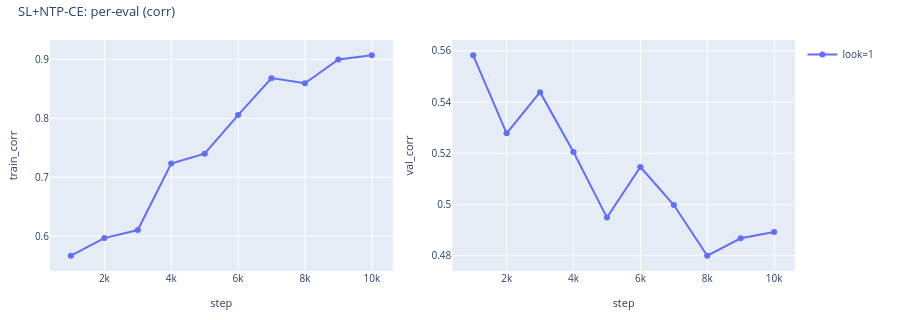
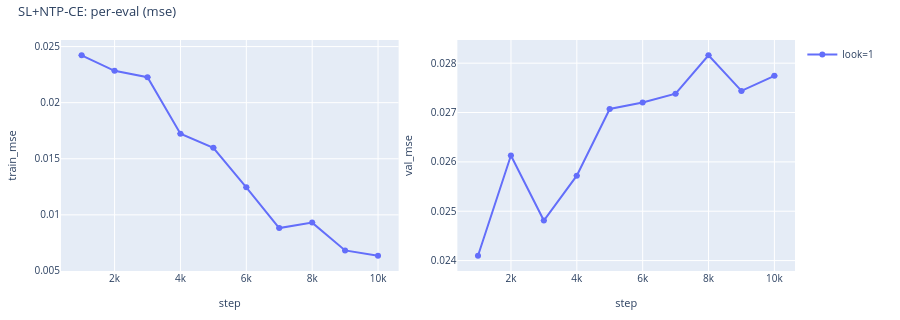
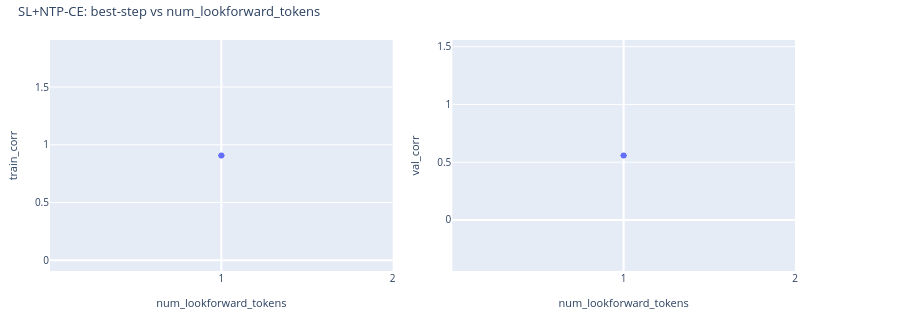

Notebook code for these charts, in order:
### Markdown cell above
## SL+NTP-CE (token-level cross-entropy supervised)

Drop-in CE baseline for SL/MSE. Full-param fine-tunes the pretrained
`AutoModelForCausalLM` with cross-entropy on the lookahead token id (K=1
only). Validation reuses the projection from `ntp_baseline.py`:
`softmax(logits) @ label_projector` → MSE, so `sl_ce` lands in the same
target space as SL/GRPO/RLOO/MaxRL and is directly comparable.

### Code cell
sl_ce = CorpusRegressionAnalysisConfig.from_sl_ce_sweep(
    artifacts_root=ARTIFACTS, num_samples=NUM_SAMPLES, label_type=LABEL_TYPE,
    normalize_labels=NORMALIZE_LABELS, label_range=LABEL_RANGE,
    train_from_scratch=TRAIN_FROM_SCRATCH,
)
if sl_ce is None:
    print("SL+NTP-CE: no artifacts")
else:
    sl_ce.describe("SL+NTP-CE")
    print(sl_ce.summarize(metric="corr"))
    print(sl_ce.summarize(metric="mse"))
    display(
        sl_ce.plot_vs_eval(
            "corr",
            title="SL+NTP-CE: per-eval (corr)",
            show_seed_bar=True,
            save_path=WRITEUP_ASSETS / "sl_ce_per_eval_corr.html",
        )
    )
    display(
        sl_ce.plot_vs_eval(
            "mse",
            title="SL+NTP-CE: per-eval (mse)",
            show_seed_bar=True,
            save_path=WRITEUP_ASSETS / "sl_ce_per_eval_mse.html",
        )
    )
    display(
        sl_ce.plot_vs_lookforward(
            title="SL+NTP-CE: best-step vs num_lookforward_tokens",
            x_scale="uniform",
            show_seed_bar=True,
            save_path=WRITEUP_ASSETS / "sl_ce_vs_lookforward.html",
        )
    )

### Figure 1 — Plotly figure (JSON) as saved in the notebook; plotly's stock layout.template omitted (floating-point values rounded to 4 significant figures)
{"data": [{"customdata": [[1, 1], [1, 1], [1, 1], [1, 1], [1, 1], [1, 1], [1, 1], [1, 1], [1, 1], [1, 1]], "error_y": {"array": [0, 0, 0, 0, 0, 0, 0, 0, 0, 0], "arrayminus": [0, 0, 0, 0, 0, 0, 0, 0, 0, 0], "symmetric": false, "thickness": 1, "type": "data", "width": 3}, "hovertemplate": "step: %{x}<br>train_corr: %{y}<br>num_lookforward_tokens: %{customdata[0]}<br>n_seeds: %{customdata[1]}<extra>look=1</extra>", "legendgroup": "look=1", "line": {"color": "#636EFA"}, "marker": {"color": "#636EFA"}, "mode": "lines+markers", "name": "look=1", "showlegend": true, "type": "scatter", "x": [999, 1999, 2999, 3999, 4999, 5999, 6999, 7999, 8999, 9999], "xaxis": "x", "y": [0.5667, 0.5966, 0.6103, 0.7233, 0.7398, 0.8054, 0.8682, 0.8594, 0.8998, 0.9069], "yaxis": "y"}, {"customdata": [[1, 1], [1, 1], [1, 1], [1, 1], [1, 1], [1, 1], [1, 1], [1, 1], [1, 1], [1, 1]], "error_y": {"array": [0, 0, 0, 0, 0, 0, 0, 0, 0, 0], "arrayminus": [0, 0, 0, 0, 0, 0, 0, 0, 0, 0], "symmetric": false, "thickness": 1, "type": "data", "width": 3}, "hovertemplate": "step: %{x}<br>val_corr: %{y}<br>num_lookforward_tokens: %{customdata[0]}<br>n_seeds: %{customdata[1]}<extra>look=1</extra>", "legendgroup": "look=1", "line": {"color": "#636EFA"}, "marker": {"color": "#636EFA"}, "mode": "lines+markers", "name": "look=1", "showlegend": false, "type": "scatter", "x": [999, 1999, 2999, 3999, 4999, 5999, 6999, 7999, 8999, 9999], "xaxis": "x2", "y": [0.5582, 0.5278, 0.5439, 0.5205, 0.4949, 0.5147, 0.4998, 0.4801, 0.4869, 0.4893], "yaxis": "y2"}], "layout": {"font": {"size": 11}, "height": 320, "legend": {"font": {"size": 10}, "x": 1.01, "xanchor": "left", "y": 1, "yanchor": "top"}, "margin": {"b": 40, "l": 50, "r": 105, "t": 40}, "title": {"font": {"size": 13}, "text": "SL+NTP-CE: per-eval (corr)", "x": 0.02, "xanchor": "left", "y": 0.98, "yanchor": "top"}, "xaxis": {"anchor": "y", "domain": [0, 0.46], "tickfont": {"size": 10}, "title": {"font": {"size": 11}, "text": "step"}}, "xaxis2": {"anchor": "y2", "domain": [0.54, 1], "tickfont": {"size": 10}, "title": {"font": {"size": 11}, "text": "step"}}, "yaxis": {"anchor": "x", "domain": [0, 1], "tickfont": {"size": 10}, "title": {"font": {"size": 11}, "text": "train_corr"}}, "yaxis2": {"anchor": "x2", "domain": [0, 1], "tickfont": {"size": 10}, "title": {"font": {"size": 11}, "text": "val_corr"}}}}

### Figure 2 — Plotly figure (JSON) as saved in the notebook; plotly's stock layout.template omitted (floating-point values rounded to 4 significant figures)
{"data": [{"customdata": [[1, 1], [1, 1], [1, 1], [1, 1], [1, 1], [1, 1], [1, 1], [1, 1], [1, 1], [1, 1]], "error_y": {"array": [0, 0, 0, 0, 0, 0, 0, 0, 0, 0], "arrayminus": [0, 0, 0, 0, 0, 0, 0, 0, 0, 0], "symmetric": false, "thickness": 1, "type": "data", "width": 3}, "hovertemplate": "step: %{x}<br>train_mse: %{y}<br>num_lookforward_tokens: %{customdata[0]}<br>n_seeds: %{customdata[1]}<extra>look=1</extra>", "legendgroup": "look=1", "line": {"color": "#636EFA"}, "marker": {"color": "#636EFA"}, "mode": "lines+markers", "name": "look=1", "showlegend": true, "type": "scatter", "x": [999, 1999, 2999, 3999, 4999, 5999, 6999, 7999, 8999, 9999], "xaxis": "x", "y": [0.02422, 0.02284, 0.02227, 0.01724, 0.01597, 0.01245, 0.008819, 0.009306, 0.006829, 0.006357], "yaxis": "y"}, {"customdata": [[1, 1], [1, 1], [1, 1], [1, 1], [1, 1], [1, 1], [1, 1], [1, 1], [1, 1], [1, 1]], "error_y": {"array": [0, 0, 0, 0, 0, 0, 0, 0, 0, 0], "arrayminus": [0, 0, 0, 0, 0, 0, 0, 0, 0, 0], "symmetric": false, "thickness": 1, "type": "data", "width": 3}, "hovertemplate": "step: %{x}<br>val_mse: %{y}<br>num_lookforward_tokens: %{customdata[0]}<br>n_seeds: %{customdata[1]}<extra>look=1</extra>", "legendgroup": "look=1", "line": {"color": "#636EFA"}, "marker": {"color": "#636EFA"}, "mode": "lines+markers", "name": "look=1", "showlegend": false, "type": "scatter", "x": [999, 1999, 2999, 3999, 4999, 5999, 6999, 7999, 8999, 9999], "xaxis": "x2", "y": [0.0241, 0.02613, 0.02481, 0.02572, 0.02707, 0.0272, 0.02738, 0.02816, 0.02744, 0.02774], "yaxis": "y2"}], "layout": {"font": {"size": 11}, "height": 320, "legend": {"font": {"size": 10}, "x": 1.01, "xanchor": "left", "y": 1, "yanchor": "top"}, "margin": {"b": 40, "l": 50, "r": 105, "t": 40}, "title": {"font": {"size": 13}, "text": "SL+NTP-CE: per-eval (mse)", "x": 0.02, "xanchor": "left", "y": 0.98, "yanchor": "top"}, "xaxis": {"anchor": "y", "domain": [0, 0.46], "tickfont": {"size": 10}, "title": {"font": {"size": 11}, "text": "step"}}, "xaxis2": {"anchor": "y2", "domain": [0.54, 1], "tickfont": {"size": 10}, "title": {"font": {"size": 11}, "text": "step"}}, "yaxis": {"anchor": "x", "domain": [0, 1], "tickfont": {"size": 10}, "title": {"font": {"size": 11}, "text": "train_mse"}}, "yaxis2": {"anchor": "x2", "domain": [0, 1], "tickfont": {"size": 10}, "title": {"font": {"size": 11}, "text": "val_mse"}}}}

### Figure 3 — Plotly figure (JSON) as saved in the notebook; plotly's stock layout.template omitted (floating-point values rounded to 4 significant figures)
{"data": [{"customdata": [[1, 9999, 1, "look=1"]], "error_y": {"array": [0], "arrayminus": [0], "symmetric": false, "thickness": 1, "type": "data", "width": 3}, "hovertemplate": "num_lookforward_tokens: %{customdata[0]}<br>train_corr: %{y}<br>step: %{customdata[1]}<br>n_seeds: %{customdata[2]}<extra>%{customdata[3]}</extra>", "legendgroup": "all", "line": {"color": "#636EFA"}, "marker": {"color": "#636EFA"}, "mode": "lines+markers", "name": "all", "showlegend": false, "type": "scatter", "x": [0], "xaxis": "x", "y": [0.9069], "yaxis": "y"}, {"customdata": [[1, 999, 1, "look=1"]], "error_y": {"array": [0], "arrayminus": [0], "symmetric": false, "thickness": 1, "type": "data", "width": 3}, "hovertemplate": "num_lookforward_tokens: %{customdata[0]}<br>val_corr: %{y}<br>step: %{customdata[1]}<br>n_seeds: %{customdata[2]}<extra>%{customdata[3]}</extra>", "legendgroup": "all", "line": {"color": "#636EFA"}, "marker": {"color": "#636EFA"}, "mode": "lines+markers", "name": "all", "showlegend": false, "type": "scatter", "x": [0], "xaxis": "x2", "y": [0.5582], "yaxis": "y2"}], "layout": {"font": {"size": 11}, "height": 320, "legend": {"font": {"size": 10}, "x": 1.01, "xanchor": "left", "y": 1, "yanchor": "top"}, "margin": {"b": 40, "l": 50, "r": 105, "t": 40}, "title": {"font": {"size": 13}, "text": "SL+NTP-CE: best-step vs num_lookforward_tokens", "x": 0.02, "xanchor": "left", "y": 0.98, "yanchor": "top"}, "xaxis": {"anchor": "y", "domain": [0, 0.46], "tickfont": {"size": 10}, "tickmode": "array", "ticktext": ["1", "2", "3", "4", "5", "6", "7", "8"], "tickvals": [0, 1, 2, 3, 4, 5, 6, 7], "title": {"font": {"size": 11}, "text": "num_lookforward_tokens"}}, "xaxis2": {"anchor": "y2", "domain": [0.54, 1], "tickfont": {"size": 10}, "tickmode": "array", "ticktext": ["1", "2", "3", "4", "5", "6", "7", "8"], "tickvals": [0, 1, 2, 3, 4, 5, 6, 7], "title": {"font": {"size": 11}, "text": "num_lookforward_tokens"}}, "yaxis": {"anchor": "x", "domain": [0, 1], "tickfont": {"size": 10}, "title": {"font": {"size": 11}, "text": "train_corr"}}, "yaxis2": {"anchor": "x2", "domain": [0, 1], "tickfont": {"size": 10}, "title": {"font": {"size": 11}, "text": "val_corr"}}}}
